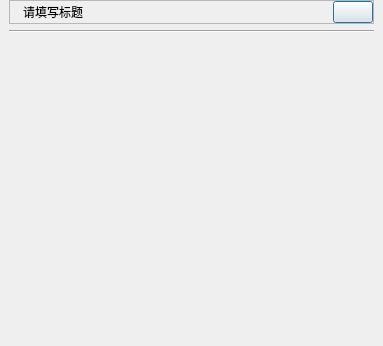
<?xml version="1.0" encoding="UTF-8"?>
<ui version="4.0">
 <class>UiBaseDialog</class>
 <widget class="QDialog" name="UiBaseDialog">
  <property name="geometry">
   <rect>
    <x>0</x>
    <y>0</y>
    <width>383</width>
    <height>346</height>
   </rect>
  </property>
  <property name="windowTitle">
   <string>登录</string>
  </property>
  <property name="styleSheet">
   <string notr="true"/>
  </property>
  <layout class="QVBoxLayout" name="verticalLayout_2" stretch="0,0,1">
   <property name="leftMargin">
    <number>9</number>
   </property>
   <property name="topMargin">
    <number>0</number>
   </property>
   <property name="rightMargin">
    <number>9</number>
   </property>
   <property name="bottomMargin">
    <number>9</number>
   </property>
   <item>
    <widget class="QFrame" name="frameTitle">
     <property name="frameShape">
      <enum>QFrame::StyledPanel</enum>
     </property>
     <property name="frameShadow">
      <enum>QFrame::Raised</enum>
     </property>
     <layout class="QHBoxLayout" name="horizontalLayout" stretch="0,1,0">
      <property name="spacing">
       <number>6</number>
      </property>
      <property name="leftMargin">
       <number>0</number>
      </property>
      <property name="topMargin">
       <number>0</number>
      </property>
      <property name="rightMargin">
       <number>0</number>
      </property>
      <property name="bottomMargin">
       <number>0</number>
      </property>
      <item>
       <widget class="QLabel" name="labelLogo">
        <property name="minimumSize">
         <size>
          <width>0</width>
          <height>0</height>
         </size>
        </property>
        <property name="maximumSize">
         <size>
          <width>32</width>
          <height>32</height>
         </size>
        </property>
        <property name="text">
         <string/>
        </property>
       </widget>
      </item>
      <item>
       <widget class="QLabel" name="labelTitle">
        <property name="font">
         <font>
          <bold>false</bold>
         </font>
        </property>
        <property name="text">
         <string>请填写标题</string>
        </property>
       </widget>
      </item>
      <item>
       <widget class="UiPushButton" name="btnClose">
        <property name="sizePolicy">
         <sizepolicy hsizetype="Minimum" vsizetype="Fixed">
          <horstretch>0</horstretch>
          <verstretch>0</verstretch>
         </sizepolicy>
        </property>
        <property name="minimumSize">
         <size>
          <width>0</width>
          <height>0</height>
         </size>
        </property>
        <property name="text">
         <string/>
        </property>
       </widget>
      </item>
     </layout>
    </widget>
   </item>
   <item>
    <widget class="Line" name="line">
     <property name="orientation">
      <enum>Qt::Horizontal</enum>
     </property>
    </widget>
   </item>
   <item>
    <widget class="QWidget" name="widgetBody" native="true"/>
   </item>
  </layout>
 </widget>
 <customwidgets>
  <customwidget>
   <class>UiPushButton</class>
   <extends>QPushButton</extends>
   <header>src/fend/uicom/uipushbutton.h</header>
  </customwidget>
 </customwidgets>
 <resources/>
 <connections/>
</ui>
